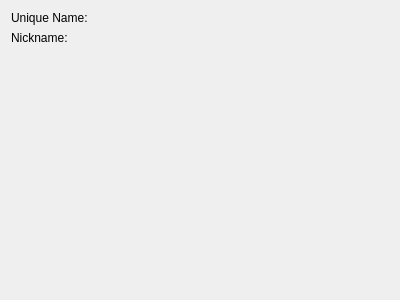
<?xml version="1.0" encoding="UTF-8"?>
<ui version="4.0">
 <class>Form</class>
 <widget class="QWidget" name="Form">
  <property name="geometry">
   <rect>
    <x>0</x>
    <y>0</y>
    <width>400</width>
    <height>300</height>
   </rect>
  </property>
  <property name="windowTitle">
   <string>Form</string>
  </property>
  <layout class="QVBoxLayout" name="verticalLayout">
   <item>
    <widget class="QLabel" name="unique_name">
     <property name="text">
      <string>Unique Name:</string>
     </property>
    </widget>
   </item>
   <item>
    <widget class="QLabel" name="nickname">
     <property name="text">
      <string>Nickname:</string>
     </property>
    </widget>
   </item>
   <item>
    <widget class="EncodingList" name="encoding_list">
     <property name="sizePolicy">
      <sizepolicy hsizetype="Preferred" vsizetype="Maximum">
       <horstretch>0</horstretch>
       <verstretch>0</verstretch>
      </sizepolicy>
     </property>
    </widget>
   </item>
   <item>
    <widget class="QWidget" name="metadata_widget" native="true"/>
   </item>
   <item>
    <spacer name="verticalSpacer">
     <property name="orientation">
      <enum>Qt::Vertical</enum>
     </property>
     <property name="sizeHint" stdset="0">
      <size>
       <width>20</width>
       <height>40</height>
      </size>
     </property>
    </spacer>
   </item>
  </layout>
 </widget>
 <customwidgets>
  <customwidget>
   <class>EncodingList</class>
   <extends>QWidget</extends>
   <header>brainframe.client.ui.dialogs.identity_configuration_2.encoding_list.encoding_list</header>
  </customwidget>
 </customwidgets>
 <resources/>
 <connections/>
</ui>
